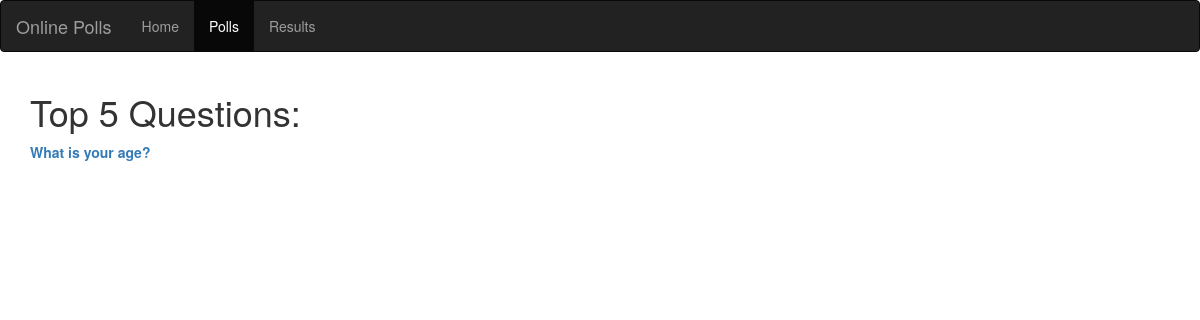
Before: /polls/ with the older database file.
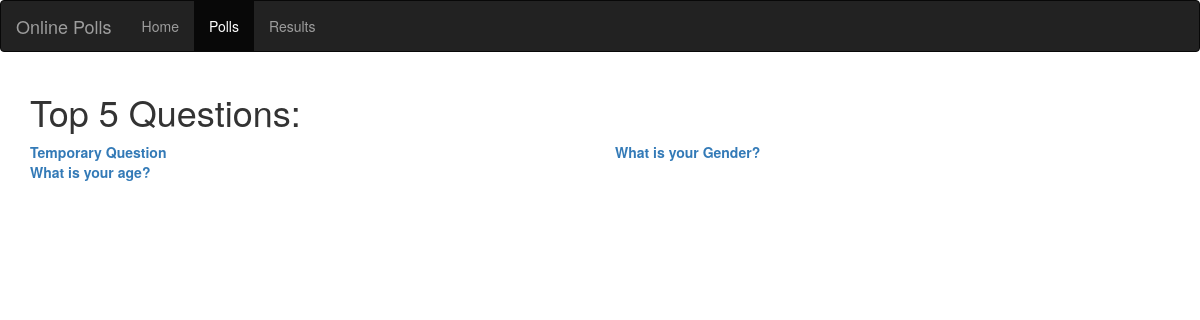
After: the same page with the newer database file.
### polls/models.py (models this page shows, shortened)
@python_2_unicode_compatible  #for python 2 support
class Question(models.Model):
	question_text = models.CharField(max_length=200)
	pub_date = models.DateTimeField('Date Published')
	category = models.CharField(max_length=50,null=True)

### polls/views.py (the view)
class IndexView(generic.ListView):
	template_name='polls/index1.html'
	context_object_name= 'latest_question_list'
	def get_queryset(self):
		return Question.objects.order_by('-pub_date')[:5]

### polls/templates/polls/index1.html (shortened to what this page needs)
<!DOCTYPE html>
<html lang="en">
<head>
    <link rel="stylesheet" href="http://maxcdn.bootstrapcdn.com/bootstrap/3.3.4/css/bootstrap.min.css">
</head>
<body>
    <nav class="navbar navbar-inverse">
        <div class="container-fluid">
            <div class="navbar-header">
                <a href="#" class="navbar-brand">Online Polls</a>
            </div>
            <div>
                <ul class="nav navbar-nav">
                    <li ><a href="/">Home</a></li>
                    <li class="active"><a href="#">Polls</a></li>
                    <li><a href="#">Results</a></li>
                </ul>
            </div>
        </div>
    </nav>
    <div class="container">
{% if latest_question_list %}
        <h1>Top 5 Questions: </h1>
        <div class="row" >
		{% for question in latest_question_list %}
            <div class="col-md-6 solid" style="background-color: #FFFFFF margin-top:20px" >
            <strong><a href="{% url 'polls:detail' question.id %}">{{ question.question_text }}</a></strong><br/>
            </div>
        	{% endfor %}
    </div>
{% else %}
<p>NO polls are available.</p>
{% endif %}
</body>
</html>

Changed rows visible on the page:
added Question: question_text "Temporary Question"
added Question: question_text "What is your Gender?"
